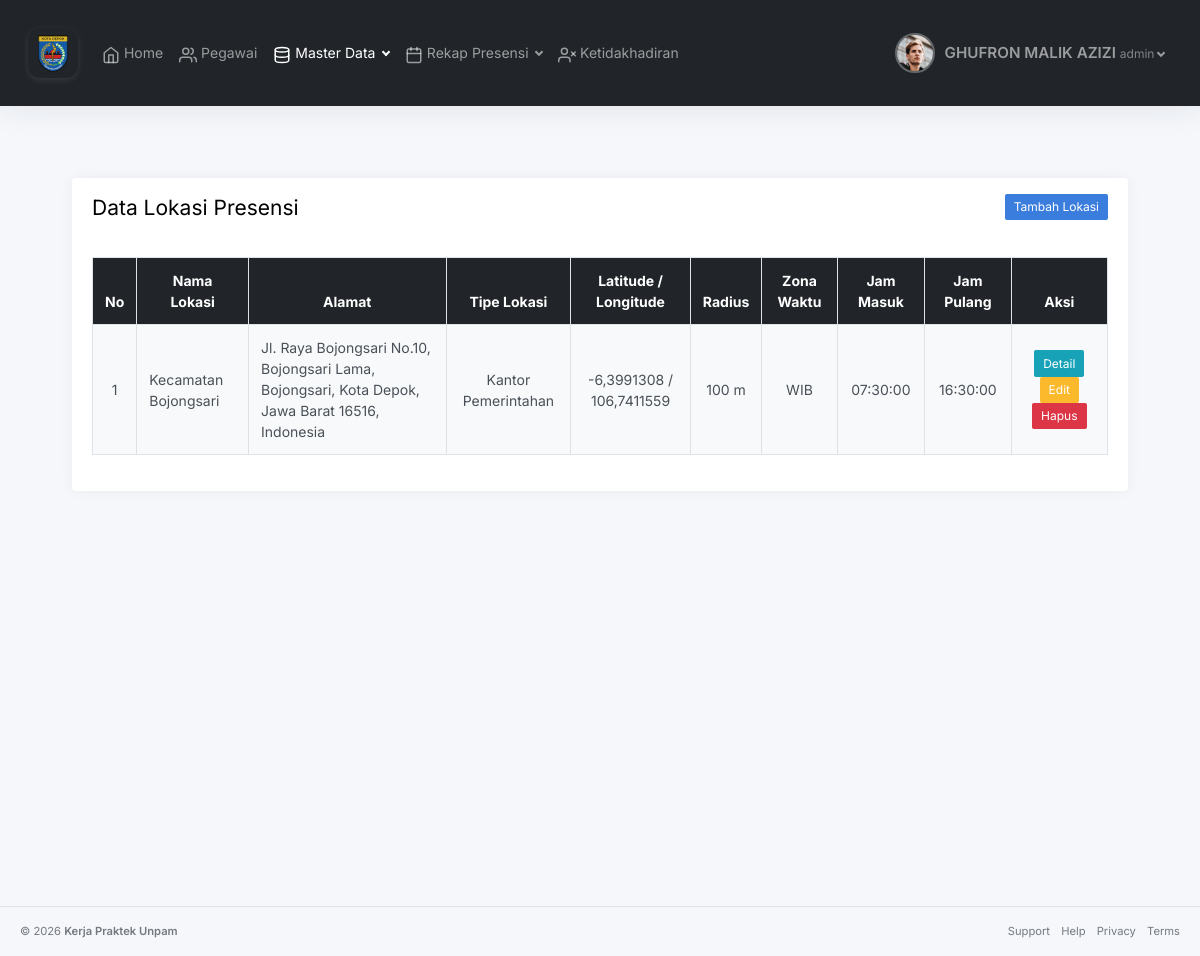
The page /admin/data_lokasi_presensi/lokasi_presensi.php (signed in) on the database its author committed.
### tables this page shows
CREATE TABLE `lokasi_presensi` (
  `id` int NOT NULL,
  `nama_lokasi` varchar(225) DEFAULT NULL,
  `alamat_lokasi` varchar(225) DEFAULT NULL,
  `tipe_lokasi` varchar(50) DEFAULT NULL,
  `latitude` varchar(50) DEFAULT NULL,
  `longitude` varchar(50) DEFAULT NULL,
  `radius` int DEFAULT NULL,
  `zona_waktu` varchar(4) DEFAULT NULL,
  `jam_masuk` time DEFAULT NULL,
  `jam_pulang` time DEFAULT NULL
);

### config.php (called while the page is built, shortened)
<?php
function base_url($url = null)
{
    $base_url = 'http://localhost/presensi';
    if ($url != null) {
        return $base_url . '/' . ltrim($url, '/');
    } else {
        return $base_url;
    }
}
?>

### admin/data_lokasi_presensi/lokasi_presensi.php (the view, shortened to what this page needs)
<?php
require_once('../../config.php');
include('../layout/header.php');
$result = mysqli_query($connection, "SELECT * FROM lokasi_presensi ORDER BY id DESC");
?>
<div class="main">
  <main class="content">
    <div class="container-fluid p-4">
      <div class="card">
        <div class="card-header d-flex justify-content-between align-items-center">
          <h3 class="m-0">Data Lokasi Presensi</h3>
          <a href="tambah.php" class="btn btn-sm btn-primary">
            <i class="bi bi-plus"></i> Tambah Lokasi
          </a>
        </div>
        <div class="card-body">
          <div class="table-responsive">
            <table class="table table-bordered table-striped align-middle">
              <thead class="table-dark text-center">
                <tr>
                  <th>No</th>
                  <th>Nama Lokasi</th>
                  <th>Alamat</th>
                  <th>Tipe Lokasi</th>
                  <th>Latitude / Longitude</th>
                  <th>Radius</th>
                  <th>Zona Waktu</th>
                  <th>Jam Masuk</th>
                  <th>Jam Pulang</th>
                  <th>Aksi</th>
                </tr>
              </thead>
              <tbody>
                <?php if (mysqli_num_rows($result) === 0): ?>
                  <tr>
                    <td colspan="10" class="text-center">Data Kosong</td>
                  </tr>
                <?php else: ?>
                  <?php $no = 1; while ($row = mysqli_fetch_assoc($result)): ?>
                    <tr>
                      <td class="text-center"><?= $no++ ?></td>
                      <td><?= htmlspecialchars($row['nama_lokasi']) ?></td>
                      <td><?= htmlspecialchars($row['alamat_lokasi']) ?></td>
                      <td class="text-center"><?= htmlspecialchars($row['tipe_lokasi']) ?></td>
                      <td class="text-center"><?= htmlspecialchars($row['latitude']) ?> / <?= htmlspecialchars($row['longitude']) ?></td>
                      <td class="text-center"><?= htmlspecialchars($row['radius']) ?> m</td>
                      <td class="text-center"><?= htmlspecialchars($row['zona_waktu']) ?></td>
                      <td class="text-center"><?= htmlspecialchars($row['jam_masuk']) ?></td>
                      <td class="text-center"><?= htmlspecialchars($row['jam_pulang']) ?></td>
                      <td class="text-center">
                        <a href="<?= base_url('admin/data_lokasi_presensi/detail.php?id=' . $row['id']) ?>" class="btn btn-info btn-sm">Detail</a>
                        <a href="<?= base_url('admin/data_lokasi_presensi/edit.php?id=' . $row['id']) ?>" class="btn btn-warning btn-sm">Edit</a>
                        <a href="<?= base_url('admin/data_lokasi_presensi/hapus.php?id=' . $row['id']) ?>" class="btn btn-danger btn-sm" onclick="return confirm('Yakin ingin hapus?')">Hapus</a>
                      </td>
                    </tr>
                  <?php endwhile; ?>
                <?php endif; ?>
              </tbody>
            </table>
          </div>
        </div>
      </div>
    </div>
  </main>
</div>
<?php include('../layout/footer.php'); ?>

### admin/layout/header.php (shortened to what this page needs)
<?php
require_once('../../config.php');
$nama = htmlspecialchars($_SESSION['nama'] ?? 'User');
$role = htmlspecialchars($_SESSION['role'] ?? 'Role');
?>
<!DOCTYPE html>
<html lang="id">
<head>
    <link href="<?= base_url('assets/css/app.css') ?>" rel="stylesheet" />
</head>
<body>
<nav class="navbar navbar-expand-lg navbar-dark bg-dark">
    <div class="container-fluid">
        <a class="navbar-brand" href="<?= base_url('admin/home/index.php') ?>">
            <img src="<?= base_url('assets/img/logo.png?v=2') ?>" alt="Logo Kecamatan Bojongsari" width="50" height="50">
        </a>
        <div class="collapse navbar-collapse" id="topNavbar">
            <ul class="navbar-nav me-auto mb-2 mb-lg-0">
                <li class="nav-item">
                    <a class="nav-link" href="<?= base_url('admin/home/index.php') ?>">
                        <i data-feather="home"></i> Home
                    </a>
                </li>
                <li class="nav-item">
                    <a class="nav-link" href="<?= base_url('admin/data_pegawai/pegawai.php') ?>">
                        <i data-feather="users"></i> Pegawai
                    </a>
                </li>
                <li class="nav-item dropdown">
                    <a class="nav-link dropdown-toggle" href="#" data-bs-toggle="dropdown">
                        <i data-feather="database"></i> Master Data
                    </a>
                </li>
                <li class="nav-item dropdown">
                    <a class="nav-link dropdown-toggle" href="#" data-bs-toggle="dropdown">
                        <i data-feather="calendar"></i> Rekap Presensi
                    </a>
                </li>
                            <li class="nav-item">
                    <a class="nav-link" href="<?= base_url('admin/ketidakhadiran/ketidakhadiran.php') ?>">
                        <i data-feather="user-x"></i> Ketidakhadiran
                    </a>
        </li>
            </ul>
            <ul class="navbar-nav ms-auto">
                <li class="nav-item dropdown">
                    <a class="nav-link dropdown-toggle d-flex align-items-center py-1" href="#" data-bs-toggle="dropdown">
                        <div class="user-profile">
                            <img src="<?= base_url('assets/img/avatars/avatar.jpg') ?>" class="user-profile-img" alt="<?= $nama ?>" onerror="this.src='<?= base_url('assets/img/avatars/default.jpg') ?>'">
                            <div class="user-profile-info d-none d-lg-block">
                                <span class="user-profile-name"><?= $nama ?></span>
                                <span class="user-profile-role"><?= $role ?></span>
                            </div>
                        </div>
                    </a>
                </li>
            </ul>
        </div>
    </div>
</nav>
</body>
</html>

### admin/layout/footer.php (shortened to what this page needs)
<footer class="footer bg-light py-3 mt-auto border-top">
  <div class="container-fluid">
    <div class="row align-items-center">
      <div class="col-md-6 text-center text-md-start text-muted small">
        <p class="mb-0">
          &copy; <?= date('Y') ?>
          <a href="https://unpam.ac.id" class="text-decoration-none text-muted fw-semibold" target="_blank" rel="noopener noreferrer">Kerja Praktek Unpam</a>
        </p>
      </div>
      <div class="col-md-6 text-center text-md-end">
        <ul class="list-inline mb-0 small">
          <li class="list-inline-item"><a href="#" class="text-muted text-decoration-none">Support</a></li>
          <li class="list-inline-item"><a href="#" class="text-muted text-decoration-none">Help</a></li>
          <li class="list-inline-item"><a href="#" class="text-muted text-decoration-none">Privacy</a></li>
          <li class="list-inline-item"><a href="#" class="text-muted text-decoration-none">Terms</a></li>
        </ul>
      </div>
    </div>
  </div>
</footer>
</body>
</html>

### admin/layout/header.php (style rules this page uses)
.navbar-brand img { background-color: transparent; object-fit: contain; padding: 2px; border-radius: 12px; box-shadow: 0 2px 6px rgba(255, 255, 255, 0.1); transition: transform 0.3s ease; }
.nav-item a.nav-link { transition: all 0.3s ease; }
.user-profile { display: flex; align-items: center; gap: 10px; }
.user-profile-img { width: 40px; height: 40px; border-radius: 50%; border: 2px solid rgba(255,255,255,0.3); object-fit: cover; transition: all 0.3s ease; }
.user-profile-info { display: flex; flex-direction: column; line-height: 1.2; }
.user-profile-name { font-weight: 600; font-size: 0.95rem; }
.user-profile-role { font-size: 0.75rem; opacity: 0.8; }
.nav-link.active { position: relative; }

### rows shown on the page
lokasi_presensi: nama_lokasi "Kecamatan Bojongsari", alamat_lokasi "Jl. Raya Bojongsari No.10, Bojongsari Lama, Bojongsari, Kota Depok, Jawa Barat 16516, Indonesia", tipe_lokasi "Kantor Pemerintahan", latitude "-6,3991308", longitude "106,7411559", radius "100", zona_waktu "WIB", jam_masuk "07:30:00", jam_pulang "16:30:00"

### other values the page prints
$nama "GHUFRON MALIK AZIZI"
$role "admin"
